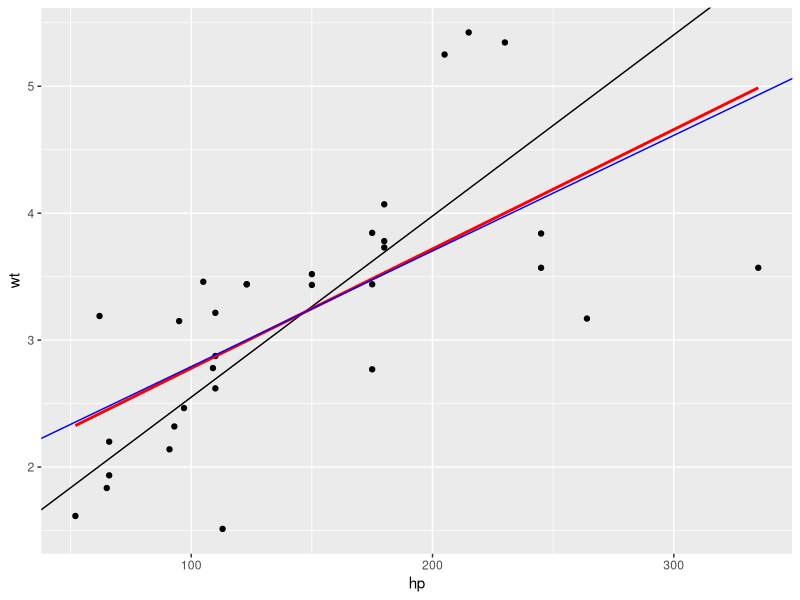
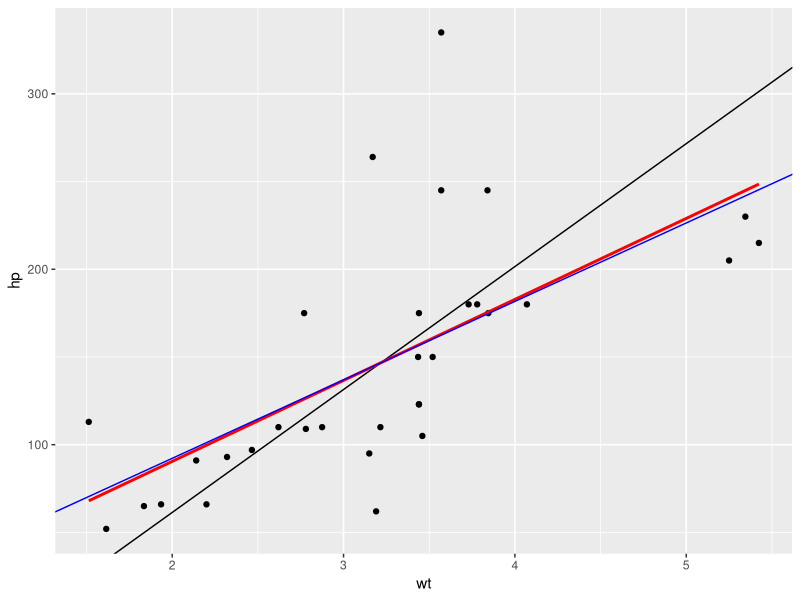

The R source for these figures, in order:
## ---- chunk 1
library(tidyverse)

data(mtcars)


# we calculate the averages and standard deviations of our two variables
mean_hp <- mean(mtcars$hp)
sd_hp <- sd(mtcars$hp)
mean_wt <- mean(mtcars$wt)
sd_wt <- sd(mtcars$wt)


# we standardise the two variables and multiply them together to get...
data <- tibble(hp = mtcars$hp, wt=mtcars$wt) %>%
  mutate(hp_cent = hp-mean_hp,
         hp_stand = hp_cent/sd_hp,
         wt_cent = wt-mean_wt,
         wt_stand = wt_cent/sd_wt,
         prod = hp_stand * wt_stand)

# the correlation coefficient
corr <- mean(data$prod)

# we plot the SD line in black and the regression line in blue
ggplot(data=data)+
  geom_point(aes(x=hp,y=wt))+
  geom_abline(aes(intercept = mean_wt - sd_wt * mean_hp/sd_hp, slope = sd_wt/sd_hp))+
  geom_smooth(aes(x=hp, y=wt), method = lm, se=FALSE, colour = "red")+
  geom_abline(aes(intercept = mean_wt - corr*sd_wt * mean_hp/sd_hp, slope = corr*sd_wt/sd_hp),colour ="blue")


# now we flip the axes
ggplot(data=data)+
  geom_point(aes(x=wt,y=hp))+
  geom_abline(aes(intercept = mean_hp - sd_hp * mean_wt/sd_wt, slope = sd_hp/sd_wt))+
  geom_smooth(aes(x=wt, y=hp), method = lm, se=FALSE, colour = "red")+
  geom_abline(aes(intercept = mean_hp - corr*sd_hp * mean_wt/sd_wt, slope = corr * sd_hp/sd_wt),colour = "blue")
  

